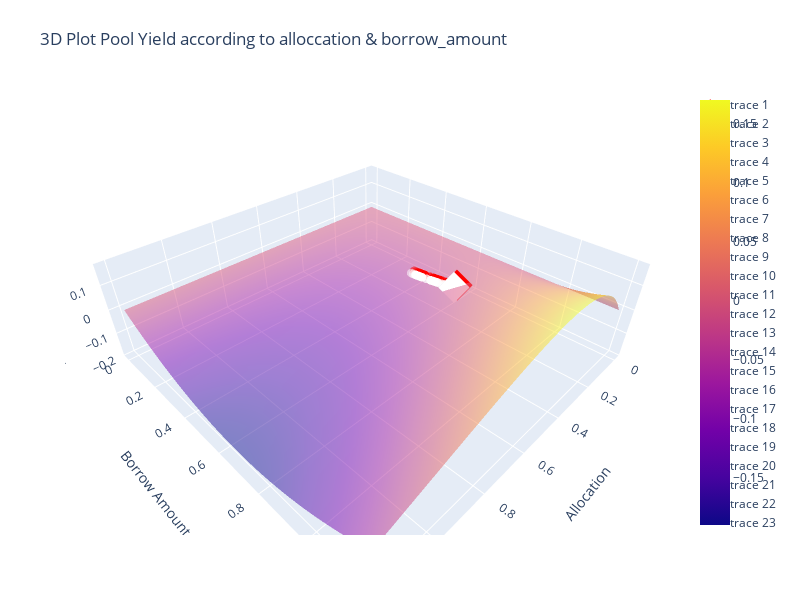

Write notebook code for a chart like this one.
### Code cell
# Plotting yield according to borrow_amount & allocation
# Also display allocation point from sample allocations
import copy
from typing import Dict
import plotly.graph_objects as go
import numpy as np

import numpy as np
import matplotlib.pyplot as plt
from mpl_toolkits.mplot3d import Axes3D
from sturdy.validator.simulator import Simulator


def borrow_rate(util_rate: float, pool: Dict) -> float:
    # interest_rate = (
    #     pool["base_rate"] + (util_rate / pool["optimal_util_rate"]) * pool["base_slope"]
    #     if util_rate < pool["optimal_util_rate"]
    #     else pool["base_rate"]
    #     + pool["base_slope"]
    #     + ((util_rate - pool["optimal_util_rate"]) / (1 - pool["optimal_util_rate"]))
    #     * pool["kink_slope"]
    # )
    interest_rate = (
        pool["base_rate"]
        + pool["base_slope"]
        + ((util_rate - pool["optimal_util_rate"]) / (1 - pool["optimal_util_rate"]))
        * pool["kink_slope"]
    )

    # interest_rate = (
    #     pool["base_rate"] + (util_rate / pool["optimal_util_rate"]) * pool["base_slope"]
    # )
    return interest_rate


def supply_rate(util_rate: float, pool: Dict) -> float:
    return util_rate * borrow_rate(util_rate, pool)

def target(alloc, borrow_amount, pool):
    util_rate = borrow_amount / (pool["reserve_size"] + alloc)
    pool_yield = alloc * supply_rate(util_rate, pool)
    return pool_yield


target_pool = '1'
pools = {'0': {'pool_id': '0', 'base_rate': 0.02, 'base_slope': 0.036, 'kink_slope': 0.388, 'optimal_util_rate': 0.65, 'borrow_amount': 0.7, 'reserve_size': 1.0}, '1': {'pool_id': '1', 'base_rate': 0.02, 'base_slope': 0.09, 'kink_slope': 0.639, 'optimal_util_rate': 0.65, 'borrow_amount': 0.7, 'reserve_size': 1.0}, '2': {'pool_id': '2', 'base_rate': 0.04, 'base_slope': 0.061, 'kink_slope': 0.765, 'optimal_util_rate': 0.65, 'borrow_amount': 0.7, 'reserve_size': 1.0}, '3': {'pool_id': '3', 'base_rate': 0.02, 'base_slope': 0.059, 'kink_slope': 0.711, 'optimal_util_rate': 0.7, 'borrow_amount': 0.75, 'reserve_size': 1.0}, '4': {'pool_id': '4', 'base_rate': 0.03, 'base_slope': 0.093, 'kink_slope': 0.937, 'optimal_util_rate': 0.9, 'borrow_amount': 0.9, 'reserve_size': 1.0}, '5': {'pool_id': '5', 'base_rate': 0.01, 'base_slope': 0.099, 'kink_slope': 0.297, 'optimal_util_rate': 0.65, 'borrow_amount': 0.7, 'reserve_size': 1.0}, '6': {'pool_id': '6', 'base_rate': 0.02, 'base_slope': 0.039, 'kink_slope': 0.982, 'optimal_util_rate': 0.85, 'borrow_amount': 0.65, 'reserve_size': 1.0}, '7': {'pool_id': '7', 'base_rate': 0.01, 'base_slope': 0.028, 'kink_slope': 0.868, 'optimal_util_rate': 0.75, 'borrow_amount': 0.85, 'reserve_size': 1.0}, '8': {'pool_id': '8', 'base_rate': 0.04, 'base_slope': 0.054, 'kink_slope': 0.828, 'optimal_util_rate': 0.7, 'borrow_amount': 0.85, 'reserve_size': 1.0}, '9': {'pool_id': '9', 'base_rate': 0.03, 'base_slope': 0.033, 'kink_slope': 0.232, 'optimal_util_rate': 0.8, 'borrow_amount': 0.8, 'reserve_size': 1.0}}
assets_and_pools = {'total_assets': 2.0, 'pools': pools}
# options = {'pool_id': '0', 'base_rate': 0.04, 'base_slope': 0.087, 'kink_slope': 0.922, 'optimal_util_rate': 0.75, 'borrow_amount': 0.7, 'reserve_size': 1.0}
options = pools[target_pool]
my_alloc = {'0': 0.0411, '1': 0.2705, '2': 0.2805, '3': 0.1969, '4': 0.3916, '5': 0.2522, '6': 0.0001, '7': 0.0614, '8': 0.3536, '9': 0.1515}
top_alloc = {'0': 0.10662337287158104, '1': 0.2533625774098979, '2': 0.23525900403185127, '3': 0.18401755315927146, '4': 0.36044025423796827, '5': 0.24496563561435203, '6': 0.05040238333764486, '7': 0.1222333211330441, '8': 0.3216033590983884, '9': 0.12109253910400115}


# Point of interest coordinates according to simulator
simulator = Simulator()
simulator.initialize()
simulator.init_data(copy.deepcopy(assets_and_pools), top_alloc)
simulator.reset()
simulator.init_data(copy.deepcopy(assets_and_pools), top_alloc)
simulator.update_reserves_with_allocs()
simulator.run()

def add_yield_for_allocation(pool_history, allocation, fig, color='red'):
    for idx, hist in enumerate(pool_history):
        symbol = 'diamond' if idx == 0 else 'circle'  # highlight first point
        opacity = 1 if idx == 0 else 0.5  # highlight first point
        size = 8 if idx == 0 else 3
        x_highlight = allocation[target_pool]
        y_highlight = hist[target_pool]['borrow_amount']
        z_highlight = target(x_highlight, y_highlight, options)
        # Add scatter plot on the same axes to highlight the specific point
        fig.add_trace(go.Scatter3d(x=[x_highlight], y=[y_highlight], z=[z_highlight],
                                mode='markers', marker=dict(size=size, color=color, symbol=symbol, opacity=opacity)))

# Setup the range for x and y
x_values = np.linspace(0, 1.2, 50)
y_values = np.linspace(0, 1.2, 50)

# Initialize the z values matrix
z_values = np.zeros((len(x_values), len(y_values)))

# Calculate z values using nested loops since the function accepts only scalar inputs
for i, x in enumerate(x_values):
    for j, y in enumerate(y_values):
        z_values[j, i] = target(x, y, options)

# Create a surface plot
fig = go.Figure(data=[go.Surface(z=z_values, x=x_values, y=y_values, opacity=0.5)])

add_yield_for_allocation(simulator.pool_history, top_alloc, fig)
add_yield_for_allocation(simulator.pool_history, my_alloc, fig, color='white')

# Update plot layout
fig.update_layout(title='3D Plot Pool Yield according to alloccation & borrow_amount', autosize=False,
                  width=800, height=600,
                  margin=dict(l=65, r=50, b=65, t=90),
                  scene=dict(
                    xaxis_title='Allocation',  # Label for the X axis
                    yaxis_title='Borrow Amount',  # Label for the Y axis
                    zaxis_title='Pool Yield'   # Label for the Z axis
    )
                  )

optimal_util_rate = pools[target_pool]['optimal_util_rate']
reserve_size = pools[target_pool]['reserve_size']
kink_slope = pools[target_pool]['kink_slope']
borrow_amount = 0.65
print(f'Optimal allocation: { 2 * borrow_amount / optimal_util_rate - reserve_size }')

pool = pools[target_pool]
util_rate = borrow_amount / (pool["reserve_size"] + 0.2)
pool_yield = 1 * supply_rate(util_rate, pool)
print(pool)
print(util_rate)
# Show plot
fig.show()

### Figure 1 — Plotly figure (JSON) as saved in the notebook; plotly's stock layout.template omitted (floating-point values rounded to 4 significant figures; data arrays with more than 128 entries replaced by an {"elided": "..."} marker saying what was removed)
{"data": [{"opacity": 0.5, "type": "surface", "x": [0, 0.02449, 0.04898, 0.07347, 0.09796, 0.1224, 0.1469, 0.1714, 0.1959, 0.2204, 0.2449, 0.2694, 0.2939, 0.3184, 0.3429, 0.3673, 0.3918, 0.4163, 0.4408, 0.4653, 0.4898, 0.5143, 0.5388, 0.5633, 0.5878, 0.6122, 0.6367, 0.6612, 0.6857, 0.7102, 0.7347, 0.7592, 0.7837, 0.8082, 0.8327, 0.8571, 0.8816, 0.9061, 0.9306, 0.9551, 0.9796, 1.004, 1.029, 1.053, 1.078, 1.102, 1.127, 1.151, 1.176, 1.2], "y": [0, 0.02449, 0.04898, 0.07347, 0.09796, 0.1224, 0.1469, 0.1714, 0.1959, 0.2204, 0.2449, 0.2694, 0.2939, 0.3184, 0.3429, 0.3673, 0.3918, 0.4163, 0.4408, 0.4653, 0.4898, 0.5143, 0.5388, 0.5633, 0.5878, 0.6122, 0.6367, 0.6612, 0.6857, 0.7102, 0.7347, 0.7592, 0.7837, 0.8082, 0.8327, 0.8571, 0.8816, 0.9061, 0.9306, 0.9551, 0.9796, 1.004, 1.029, 1.053, 1.078, 1.102, 1.127, 1.151, 1.176, 1.2], "z": {"elided": "50x50 float values"}}, {"marker": {"color": "red", "opacity": 1, "size": 8, "symbol": "diamond"}, "mode": "markers", "type": "scatter3d", "x": [0.2534], "y": [0.7], "z": [-0.008074]}, {"marker": {"color": "red", "opacity": 0.5, "size": 3, "symbol": "circle"}, "mode": "markers", "type": "scatter3d", "x": [0.2534], "y": [0.6667], "z": [-0.01422]}, {"marker": {"color": "red", "opacity": 0.5, "size": 3, "symbol": "circle"}, "mode": "markers", "type": "scatter3d", "x": [0.2534], "y": [0.6532], "z": [-0.01654]}, {"marker": {"color": "red", "opacity": 0.5, "size": 3, "symbol": "circle"}, "mode": "markers", "type": "scatter3d", "x": [0.2534], "y": [0.6622], "z": [-0.015]}, {"marker": {"color": "red", "opacity": 0.5, "size": 3, "symbol": "circle"}, "mode": "markers", "type": "scatter3d", "x": [0.2534], "y": [0.6614], "z": [-0.01514]}, {"marker": {"color": "red", "opacity": 0.5, "size": 3, "symbol": "circle"}, "mode": "markers", "type": "scatter3d", "x": [0.2534], "y": [0.6738], "z": [-0.01298]}, {"marker": {"color": "red", "opacity": 0.5, "size": 3, "symbol": "circle"}, "mode": "markers", "type": "scatter3d", "x": [0.2534], "y": [0.6709], "z": [-0.01349]}, {"marker": {"color": "red", "opacity": 0.5, "size": 3, "symbol": "circle"}, "mode": "markers", "type": "scatter3d", "x": [0.2534], "y": [0.6547], "z": [-0.01628]}, {"marker": {"color": "red", "opacity": 0.5, "size": 3, "symbol": "circle"}, "mode": "markers", "type": "scatter3d", "x": [0.2534], "y": [0.622], "z": [-0.02146]}, {"marker": {"color": "red", "opacity": 0.5, "size": 3, "symbol": "circle"}, "mode": "markers", "type": "scatter3d", "x": [0.2534], "y": [0.6219], "z": [-0.02147]}, {"marker": {"color": "red", "opacity": 0.5, "size": 3, "symbol": "circle"}, "mode": "markers", "type": "scatter3d", "x": [0.2534], "y": [0.6131], "z": [-0.02276]}, {"marker": {"color": "red", "opacity": 0.5, "size": 3, "symbol": "circle"}, "mode": "markers", "type": "scatter3d", "x": [0.2534], "y": [0.6054], "z": [-0.02385]}, {"marker": {"color": "red", "opacity": 0.5, "size": 3, "symbol": "circle"}, "mode": "markers", "type": "scatter3d", "x": [0.2534], "y": [0.6084], "z": [-0.02343]}, {"marker": {"color": "red", "opacity": 0.5, "size": 3, "symbol": "circle"}, "mode": "markers", "type": "scatter3d", "x": [0.2534], "y": [0.5994], "z": [-0.02468]}, {"marker": {"color": "red", "opacity": 0.5, "size": 3, "symbol": "circle"}, "mode": "markers", "type": "scatter3d", "x": [0.2534], "y": [0.5966], "z": [-0.02505]}, {"marker": {"color": "red", "opacity": 0.5, "size": 3, "symbol": "circle"}, "mode": "markers", "type": "scatter3d", "x": [0.2534], "y": [0.5943], "z": [-0.02535]}, {"marker": {"color": "red", "opacity": 0.5, "size": 3, "symbol": "circle"}, "mode": "markers", "type": "scatter3d", "x": [0.2534], "y": [0.5913], "z": [-0.02575]}, {"marker": {"color": "red", "opacity": 0.5, "size": 3, "symbol": "circle"}, "mode": "markers", "type": "scatter3d", "x": [0.2534], "y": [0.6189], "z": [-0.02191]}, {"marker": {"color": "red", "opacity": 0.5, "size": 3, "symbol": "circle"}, "mode": "markers", "type": "scatter3d", "x": [0.2534], "y": [0.6239], "z": [-0.02118]}, {"marker": {"color": "red", "opacity": 0.5, "size": 3, "symbol": "circle"}, "mode": "markers", "type": "scatter3d", "x": [0.2534], "y": [0.6464], "z": [-0.01766]}, {"marker": {"color": "red", "opacity": 0.5, "size": 3, "symbol": "circle"}, "mode": "markers", "type": "scatter3d", "x": [0.2534], "y": [0.6338], "z": [-0.01966]}, {"marker": {"color": "red", "opacity": 0.5, "size": 3, "symbol": "circle"}, "mode": "markers", "type": "scatter3d", "x": [0.2534], "y": [0.6092], "z": [-0.02331]}, {"marker": {"color": "red", "opacity": 0.5, "size": 3, "symbol": "circle"}, "mode": "markers", "type": "scatter3d", "x": [0.2534], "y": [0.5954], "z": [-0.0252]}, {"marker": {"color": "red", "opacity": 0.5, "size": 3, "symbol": "circle"}, "mode": "markers", "type": "scatter3d", "x": [0.2534], "y": [0.5883], "z": [-0.02614]}, {"marker": {"color": "red", "opacity": 0.5, "size": 3, "symbol": "circle"}, "mode": "markers", "type": "scatter3d", "x": [0.2534], "y": [0.5899], "z": [-0.02592]}, {"marker": {"color": "red", "opacity": 0.5, "size": 3, "symbol": "circle"}, "mode": "markers", "type": "scatter3d", "x": [0.2534], "y": [0.5896], "z": [-0.02596]}, {"marker": {"color": "red", "opacity": 0.5, "size": 3, "symbol": "circle"}, "mode": "markers", "type": "scatter3d", "x": [0.2534], "y": [0.5687], "z": [-0.02855]}, {"marker": {"color": "red", "opacity": 0.5, "size": 3, "symbol": "circle"}, "mode": "markers", "type": "scatter3d", "x": [0.2534], "y": [0.5701], "z": [-0.02838]}, {"marker": {"color": "red", "opacity": 0.5, "size": 3, "symbol": "circle"}, "mode": "markers", "type": "scatter3d", "x": [0.2534], "y": [0.5474], "z": [-0.03091]}, {"marker": {"color": "red", "opacity": 0.5, "size": 3, "symbol": "circle"}, "mode": "markers", "type": "scatter3d", "x": [0.2534], "y": [0.5162], "z": [-0.03389]}, {"marker": {"color": "red", "opacity": 0.5, "size": 3, "symbol": "circle"}, "mode": "markers", "type": "scatter3d", "x": [0.2534], "y": [0.5277], "z": [-0.03286]}, {"marker": {"color": "red", "opacity": 0.5, "size": 3, "symbol": "circle"}, "mode": "markers", "type": "scatter3d", "x": [0.2534], "y": [0.5465], "z": [-0.031]}, {"marker": {"color": "red", "opacity": 0.5, "size": 3, "symbol": "circle"}, "mode": "markers", "type": "scatter3d", "x": [0.2534], "y": [0.5291], "z": [-0.03273]}, {"marker": {"color": "red", "opacity": 0.5, "size": 3, "symbol": "circle"}, "mode": "markers", "type": "scatter3d", "x": [0.2534], "y": [0.528], "z": [-0.03283]}, {"marker": {"color": "red", "opacity": 0.5, "size": 3, "symbol": "circle"}, "mode": "markers", "type": "scatter3d", "x": [0.2534], "y": [0.5118], "z": [-0.03427]}, {"marker": {"color": "red", "opacity": 0.5, "size": 3, "symbol": "circle"}, "mode": "markers", "type": "scatter3d", "x": [0.2534], "y": [0.5018], "z": [-0.03507]}, {"marker": {"color": "red", "opacity": 0.5, "size": 3, "symbol": "circle"}, "mode": "markers", "type": "scatter3d", "x": [0.2534], "y": [0.5223], "z": [-0.03335]}, {"marker": {"color": "red", "opacity": 0.5, "size": 3, "symbol": "circle"}, "mode": "markers", "type": "scatter3d", "x": [0.2534], "y": [0.5146], "z": [-0.03403]}, {"marker": {"color": "red", "opacity": 0.5, "size": 3, "symbol": "circle"}, "mode": "markers", "type": "scatter3d", "x": [0.2534], "y": [0.5379], "z": [-0.03188]}, {"marker": {"color": "red", "opacity": 0.5, "size": 3, "symbol": "circle"}, "mode": "markers", "type": "scatter3d", "x": [0.2534], "y": [0.5467], "z": [-0.03099]}, {"marker": {"color": "red", "opacity": 0.5, "size": 3, "symbol": "circle"}, "mode": "markers", "type": "scatter3d", "x": [0.2534], "y": [0.5269], "z": [-0.03294]}, {"marker": {"color": "red", "opacity": 0.5, "size": 3, "symbol": "circle"}, "mode": "markers", "type": "scatter3d", "x": [0.2534], "y": [0.5352], "z": [-0.03215]}, {"marker": {"color": "red", "opacity": 0.5, "size": 3, "symbol": "circle"}, "mode": "markers", "type": "scatter3d", "x": [0.2534], "y": [0.5461], "z": [-0.03105]}, {"marker": {"color": "red", "opacity": 0.5, "size": 3, "symbol": "circle"}, "mode": "markers", "type": "scatter3d", "x": [0.2534], "y": [0.5383], "z": [-0.03184]}, {"marker": {"color": "red", "opacity": 0.5, "size": 3, "symbol": "circle"}, "mode": "markers", "type": "scatter3d", "x": [0.2534], "y": [0.5438], "z": [-0.03128]}, {"marker": {"color": "red", "opacity": 0.5, "size": 3, "symbol": "circle"}, "mode": "markers", "type": "scatter3d", "x": [0.2534], "y": [0.5152], "z": [-0.03398]}, {"marker": {"color": "red", "opacity": 0.5, "size": 3, "symbol": "circle"}, "mode": "markers", "type": "scatter3d", "x": [0.2534], "y": [0.5192], "z": [-0.03363]}, {"marker": {"color": "red", "opacity": 0.5, "size": 3, "symbol": "circle"}, "mode": "markers", "type": "scatter3d", "x": [0.2534], "y": [0.5176], "z": [-0.03377]}, {"marker": {"color": "red", "opacity": 0.5, "size": 3, "symbol": "circle"}, "mode": "markers", "type": "scatter3d", "x": [0.2534], "y": [0.5142], "z": [-0.03407]}, {"marker": {"color": "red", "opacity": 0.5, "size": 3, "symbol": "circle"}, "mode": "markers", "type": "scatter3d", "x": [0.2534], "y": [0.4913], "z": [-0.03586]}, {"marker": {"color": "white", "opacity": 1, "size": 8, "symbol": "diamond"}, "mode": "markers", "type": "scatter3d", "x": [0.2705], "y": [0.7], "z": [-0.01055]}, {"marker": {"color": "white", "opacity": 0.5, "size": 3, "symbol": "circle"}, "mode": "markers", "type": "scatter3d", "x": [0.2705], "y": [0.6667], "z": [-0.01684]}, {"marker": {"color": "white", "opacity": 0.5, "size": 3, "symbol": "circle"}, "mode": "markers", "type": "scatter3d", "x": [0.2705], "y": [0.6532], "z": [-0.01921]}, {"marker": {"color": "white", "opacity": 0.5, "size": 3, "symbol": "circle"}, "mode": "markers", "type": "scatter3d", "x": [0.2705], "y": [0.6622], "z": [-0.01764]}, {"marker": {"color": "white", "opacity": 0.5, "size": 3, "symbol": "circle"}, "mode": "markers", "type": "scatter3d", "x": [0.2705], "y": [0.6614], "z": [-0.01778]}, {"marker": {"color": "white", "opacity": 0.5, "size": 3, "symbol": "circle"}, "mode": "markers", "type": "scatter3d", "x": [0.2705], "y": [0.6738], "z": [-0.01557]}, {"marker": {"color": "white", "opacity": 0.5, "size": 3, "symbol": "circle"}, "mode": "markers", "type": "scatter3d", "x": [0.2705], "y": [0.6709], "z": [-0.01609]}, {"marker": {"color": "white", "opacity": 0.5, "size": 3, "symbol": "circle"}, "mode": "markers", "type": "scatter3d", "x": [0.2705], "y": [0.6547], "z": [-0.01894]}, {"marker": {"color": "white", "opacity": 0.5, "size": 3, "symbol": "circle"}, "mode": "markers", "type": "scatter3d", "x": [0.2705], "y": [0.622], "z": [-0.02422]}, {"marker": {"color": "white", "opacity": 0.5, "size": 3, "symbol": "circle"}, "mode": "markers", "type": "scatter3d", "x": [0.2705], "y": [0.6219], "z": [-0.02423]}, {"marker": {"color": "white", "opacity": 0.5, "size": 3, "symbol": "circle"}, "mode": "markers", "type": "scatter3d", "x": [0.2705], "y": [0.6131], "z": [-0.02555]}, {"marker": {"color": "white", "opacity": 0.5, "size": 3, "symbol": "circle"}, "mode": "markers", "type": "scatter3d", "x": [0.2705], "y": [0.6054], "z": [-0.02665]}, {"marker": {"color": "white", "opacity": 0.5, "size": 3, "symbol": "circle"}, "mode": "markers", "type": "scatter3d", "x": [0.2705], "y": [0.6084], "z": [-0.02623]}, {"marker": {"color": "white", "opacity": 0.5, "size": 3, "symbol": "circle"}, "mode": "markers", "type": "scatter3d", "x": [0.2705], "y": [0.5994], "z": [-0.02749]}, {"marker": {"color": "white", "opacity": 0.5, "size": 3, "symbol": "circle"}, "mode": "markers", "type": "scatter3d", "x": [0.2705], "y": [0.5966], "z": [-0.02787]}, {"marker": {"color": "white", "opacity": 0.5, "size": 3, "symbol": "circle"}, "mode": "markers", "type": "scatter3d", "x": [0.2705], "y": [0.5943], "z": [-0.02818]}, {"marker": {"color": "white", "opacity": 0.5, "size": 3, "symbol": "circle"}, "mode": "markers", "type": "scatter3d", "x": [0.2705], "y": [0.5913], "z": [-0.02859]}, {"marker": {"color": "white", "opacity": 0.5, "size": 3, "symbol": "circle"}, "mode": "markers", "type": "scatter3d", "x": [0.2705], "y": [0.6189], "z": [-0.02468]}, {"marker": {"color": "white", "opacity": 0.5, "size": 3, "symbol": "circle"}, "mode": "markers", "type": "scatter3d", "x": [0.2705], "y": [0.6239], "z": [-0.02394]}, {"marker": {"color": "white", "opacity": 0.5, "size": 3, "symbol": "circle"}, "mode": "markers", "type": "scatter3d", "x": [0.2705], "y": [0.6464], "z": [-0.02035]}, {"marker": {"color": "white", "opacity": 0.5, "size": 3, "symbol": "circle"}, "mode": "markers", "type": "scatter3d", "x": [0.2705], "y": [0.6338], "z": [-0.02239]}, {"marker": {"color": "white", "opacity": 0.5, "size": 3, "symbol": "circle"}, "mode": "markers", "type": "scatter3d", "x": [0.2705], "y": [0.6092], "z": [-0.0261]}, {"marker": {"color": "white", "opacity": 0.5, "size": 3, "symbol": "circle"}, "mode": "markers", "type": "scatter3d", "x": [0.2705], "y": [0.5954], "z": [-0.02803]}, {"marker": {"color": "white", "opacity": 0.5, "size": 3, "symbol": "circle"}, "mode": "markers", "type": "scatter3d", "x": [0.2705], "y": [0.5883], "z": [-0.02898]}, {"marker": {"color": "white", "opacity": 0.5, "size": 3, "symbol": "circle"}, "mode": "markers", "type": "scatter3d", "x": [0.2705], "y": [0.5899], "z": [-0.02876]}, {"marker": {"color": "white", "opacity": 0.5, "size": 3, "symbol": "circle"}, "mode": "markers", "type": "scatter3d", "x": [0.2705], "y": [0.5896], "z": [-0.0288]}, {"marker": {"color": "white", "opacity": 0.5, "size": 3, "symbol": "circle"}, "mode": "markers", "type": "scatter3d", "x": [0.2705], "y": [0.5687], "z": [-0.03142]}, {"marker": {"color": "white", "opacity": 0.5, "size": 3, "symbol": "circle"}, "mode": "markers", "type": "scatter3d", "x": [0.2705], "y": [0.5701], "z": [-0.03125]}, {"marker": {"color": "white", "opacity": 0.5, "size": 3, "symbol": "circle"}, "mode": "markers", "type": "scatter3d", "x": [0.2705], "y": [0.5474], "z": [-0.03381]}, {"marker": {"color": "white", "opacity": 0.5, "size": 3, "symbol": "circle"}, "mode": "markers", "type": "scatter3d", "x": [0.2705], "y": [0.5162], "z": [-0.03681]}, {"marker": {"color": "white", "opacity": 0.5, "size": 3, "symbol": "circle"}, "mode": "markers", "type": "scatter3d", "x": [0.2705], "y": [0.5277], "z": [-0.03577]}, {"marker": {"color": "white", "opacity": 0.5, "size": 3, "symbol": "circle"}, "mode": "markers", "type": "scatter3d", "x": [0.2705], "y": [0.5465], "z": [-0.0339]}, {"marker": {"color": "white", "opacity": 0.5, "size": 3, "symbol": "circle"}, "mode": "markers", "type": "scatter3d", "x": [0.2705], "y": [0.5291], "z": [-0.03565]}, {"marker": {"color": "white", "opacity": 0.5, "size": 3, "symbol": "circle"}, "mode": "markers", "type": "scatter3d", "x": [0.2705], "y": [0.528], "z": [-0.03575]}, {"marker": {"color": "white", "opacity": 0.5, "size": 3, "symbol": "circle"}, "mode": "markers", "type": "scatter3d", "x": [0.2705], "y": [0.5118], "z": [-0.03719]}, {"marker": {"color": "white", "opacity": 0.5, "size": 3, "symbol": "circle"}, "mode": "markers", "type": "scatter3d", "x": [0.2705], "y": [0.5018], "z": [-0.03799]}, {"marker": {"color": "white", "opacity": 0.5, "size": 3, "symbol": "circle"}, "mode": "markers", "type": "scatter3d", "x": [0.2705], "y": [0.5223], "z": [-0.03627]}, {"marker": {"color": "white", "opacity": 0.5, "size": 3, "symbol": "circle"}, "mode": "markers", "type": "scatter3d", "x": [0.2705], "y": [0.5146], "z": [-0.03695]}, {"marker": {"color": "white", "opacity": 0.5, "size": 3, "symbol": "circle"}, "mode": "markers", "type": "scatter3d", "x": [0.2705], "y": [0.5379], "z": [-0.03479]}, {"marker": {"color": "white", "opacity": 0.5, "size": 3, "symbol": "circle"}, "mode": "markers", "type": "scatter3d", "x": [0.2705], "y": [0.5467], "z": [-0.03389]}, {"marker": {"color": "white", "opacity": 0.5, "size": 3, "symbol": "circle"}, "mode": "markers", "type": "scatter3d", "x": [0.2705], "y": [0.5269], "z": [-0.03585]}, {"marker": {"color": "white", "opacity": 0.5, "size": 3, "symbol": "circle"}, "mode": "markers", "type": "scatter3d", "x": [0.2705], "y": [0.5352], "z": [-0.03506]}, {"marker": {"color": "white", "opacity": 0.5, "size": 3, "symbol": "circle"}, "mode": "markers", "type": "scatter3d", "x": [0.2705], "y": [0.5461], "z": [-0.03395]}, {"marker": {"color": "white", "opacity": 0.5, "size": 3, "symbol": "circle"}, "mode": "markers", "type": "scatter3d", "x": [0.2705], "y": [0.5383], "z": [-0.03474]}, {"marker": {"color": "white", "opacity": 0.5, "size": 3, "symbol": "circle"}, "mode": "markers", "type": "scatter3d", "x": [0.2705], "y": [0.5438], "z": [-0.03418]}, {"marker": {"color": "white", "opacity": 0.5, "size": 3, "symbol": "circle"}, "mode": "markers", "type": "scatter3d", "x": [0.2705], "y": [0.5152], "z": [-0.03689]}, {"marker": {"color": "white", "opacity": 0.5, "size": 3, "symbol": "circle"}, "mode": "markers", "type": "scatter3d", "x": [0.2705], "y": [0.5192], "z": [-0.03655]}, {"marker": {"color": "white", "opacity": 0.5, "size": 3, "symbol": "circle"}, "mode": "markers", "type": "scatter3d", "x": [0.2705], "y": [0.5176], "z": [-0.03669]}, {"marker": {"color": "white", "opacity": 0.5, "size": 3, "symbol": "circle"}, "mode": "markers", "type": "scatter3d", "x": [0.2705], "y": [0.5142], "z": [-0.03699]}, {"marker": {"color": "white", "opacity": 0.5, "size": 3, "symbol": "circle"}, "mode": "markers", "type": "scatter3d", "x": [0.2705], "y": [0.4913], "z": [-0.03878]}], "layout": {"autosize": false, "height": 600, "margin": {"b": 65, "l": 65, "r": 50, "t": 90}, "scene": {"xaxis": {"title": {"text": "Allocation"}}, "yaxis": {"title": {"text": "Borrow Amount"}}, "zaxis": {"title": {"text": "Pool Yield"}}}, "title": {"text": "3D Plot Pool Yield according to alloccation & borrow_amount"}, "width": 800}}
